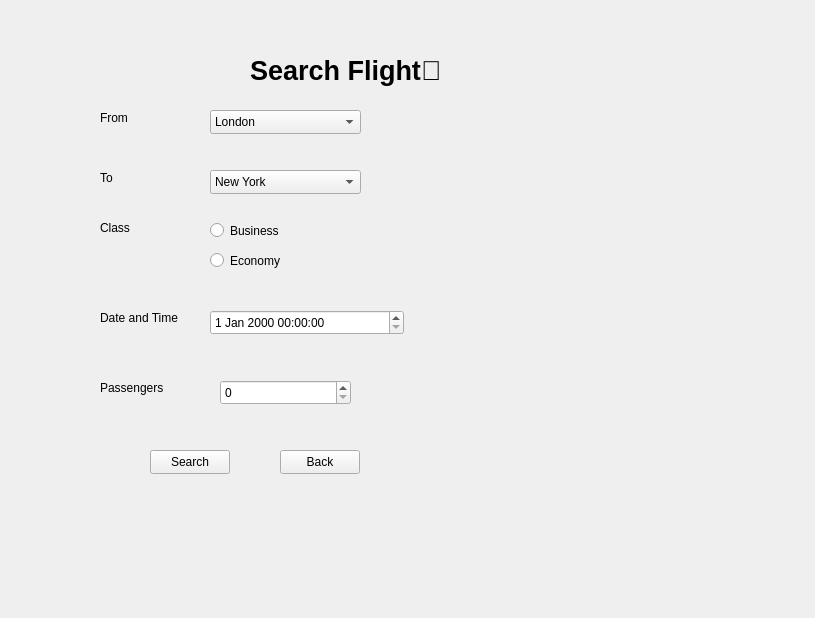
<?xml version="1.0" encoding="UTF-8"?>
<ui version="4.0">
 <class>searchflight</class>
 <widget class="QWidget" name="searchflight">
  <property name="geometry">
   <rect>
    <x>0</x>
    <y>0</y>
    <width>815</width>
    <height>618</height>
   </rect>
  </property>
  <property name="windowTitle">
   <string>Form</string>
  </property>
  <widget class="QLabel" name="titlelabel">
   <property name="geometry">
    <rect>
     <x>250</x>
     <y>50</y>
     <width>271</width>
     <height>41</height>
    </rect>
   </property>
   <property name="font">
    <font>
     <pointsize>20</pointsize>
     <bold>true</bold>
    </font>
   </property>
   <property name="text">
    <string>Search Flight🔎</string>
   </property>
  </widget>
  <widget class="QComboBox" name="fcomboBox">
   <property name="geometry">
    <rect>
     <x>210</x>
     <y>110</y>
     <width>151</width>
     <height>24</height>
    </rect>
   </property>
   <item>
    <property name="text">
     <string>London</string>
    </property>
   </item>
   <item>
    <property name="text">
     <string>Manchester</string>
    </property>
   </item>
  </widget>
  <widget class="QComboBox" name="tcomboBox">
   <property name="geometry">
    <rect>
     <x>210</x>
     <y>170</y>
     <width>151</width>
     <height>24</height>
    </rect>
   </property>
   <item>
    <property name="text">
     <string>New York</string>
    </property>
   </item>
   <item>
    <property name="text">
     <string>Los Angles</string>
    </property>
   </item>
  </widget>
  <widget class="QDateTimeEdit" name="dateTimeEdit">
   <property name="geometry">
    <rect>
     <x>210</x>
     <y>310</y>
     <width>194</width>
     <height>25</height>
    </rect>
   </property>
  </widget>
  <widget class="QSpinBox" name="spinBox">
   <property name="geometry">
    <rect>
     <x>220</x>
     <y>380</y>
     <width>131</width>
     <height>25</height>
    </rect>
   </property>
  </widget>
  <widget class="QRadioButton" name="radioButton">
   <property name="geometry">
    <rect>
     <x>210</x>
     <y>220</y>
     <width>90</width>
     <height>21</height>
    </rect>
   </property>
   <property name="text">
    <string>Business</string>
   </property>
  </widget>
  <widget class="QRadioButton" name="radioButton_2">
   <property name="geometry">
    <rect>
     <x>210</x>
     <y>250</y>
     <width>90</width>
     <height>21</height>
    </rect>
   </property>
   <property name="text">
    <string>Economy</string>
   </property>
  </widget>
  <widget class="QPushButton" name="pushButton">
   <property name="geometry">
    <rect>
     <x>280</x>
     <y>450</y>
     <width>80</width>
     <height>24</height>
    </rect>
   </property>
   <property name="text">
    <string>Back</string>
   </property>
  </widget>
  <widget class="QPushButton" name="searchpush">
   <property name="geometry">
    <rect>
     <x>150</x>
     <y>450</y>
     <width>80</width>
     <height>24</height>
    </rect>
   </property>
   <property name="text">
    <string>Search</string>
   </property>
  </widget>
  <widget class="QLabel" name="fromlabel">
   <property name="geometry">
    <rect>
     <x>100</x>
     <y>110</y>
     <width>49</width>
     <height>16</height>
    </rect>
   </property>
   <property name="text">
    <string>From</string>
   </property>
  </widget>
  <widget class="QLabel" name="tolabel">
   <property name="geometry">
    <rect>
     <x>100</x>
     <y>170</y>
     <width>49</width>
     <height>16</height>
    </rect>
   </property>
   <property name="text">
    <string>To</string>
   </property>
  </widget>
  <widget class="QLabel" name="dtlabel">
   <property name="geometry">
    <rect>
     <x>100</x>
     <y>310</y>
     <width>91</width>
     <height>16</height>
    </rect>
   </property>
   <property name="text">
    <string>Date and Time</string>
   </property>
  </widget>
  <widget class="QLabel" name="Classlabel">
   <property name="geometry">
    <rect>
     <x>100</x>
     <y>220</y>
     <width>49</width>
     <height>16</height>
    </rect>
   </property>
   <property name="text">
    <string>Class</string>
   </property>
  </widget>
  <widget class="QLabel" name="paslabel">
   <property name="geometry">
    <rect>
     <x>100</x>
     <y>380</y>
     <width>71</width>
     <height>16</height>
    </rect>
   </property>
   <property name="text">
    <string>Passengers</string>
   </property>
  </widget>
 </widget>
 <resources/>
 <connections/>
</ui>
